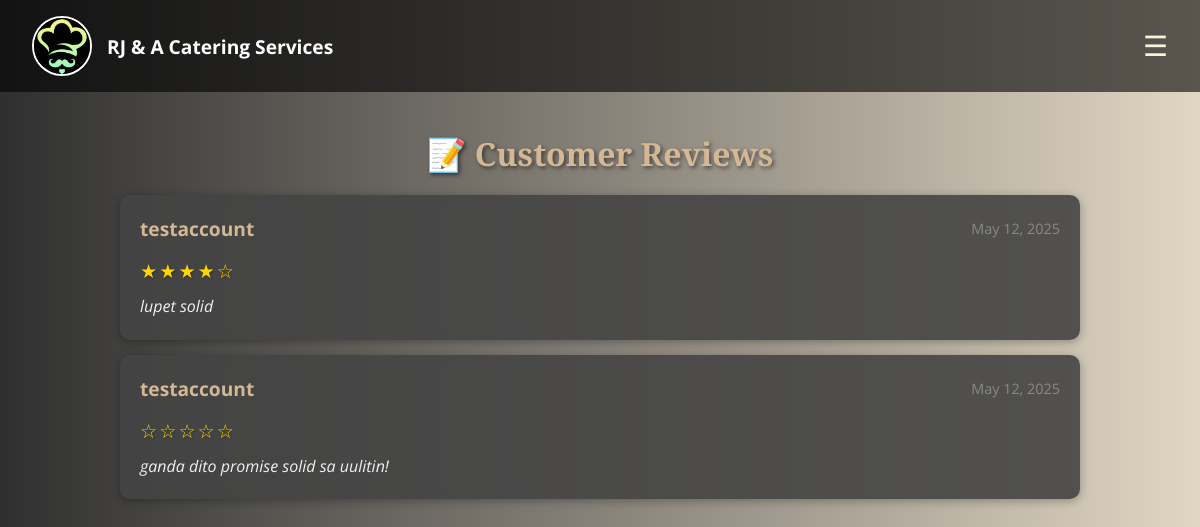
The app's page /show_reviews.php with its own data.
### tables this page shows
CREATE TABLE `orders` (
  `id` int(11) NOT NULL,
  `package_id` int(11) NOT NULL,
  `customer_name` varchar(255) NOT NULL,
  `address` text NOT NULL,
  `event_type` varchar(255) NOT NULL,
  `guest_count` int(11) NOT NULL,
  `selected_dishes` text DEFAULT NULL,
  `selected_desserts` text DEFAULT NULL,
  `lat` decimal(10,7) DEFAULT NULL,
  `lng` decimal(10,7) DEFAULT NULL,
  `created_at` timestamp NOT NULL DEFAULT current_timestamp(),
  `order_date` date DEFAULT NULL,
  `user_id` int(11) NOT NULL,
  `status` varchar(255) DEFAULT NULL,
  `payment_method` varchar(255) DEFAULT NULL,
  `reviews` text DEFAULT NULL,
  `rating` int(10) DEFAULT NULL,
  `total_price` int(10) DEFAULT NULL
);

CREATE TABLE `registertb` (
  `userid` int(10) UNSIGNED NOT NULL,
  `name` varchar(255) DEFAULT NULL,
  `username` varchar(255) DEFAULT NULL,
  `contact` varchar(20) DEFAULT NULL,
  `password` varchar(255) DEFAULT NULL,
  `checkpass` varchar(255) DEFAULT NULL,
  `role` varchar(20) DEFAULT 'user'
);

### show_reviews.php (the view, shortened to what this page needs)
<?php
include('connection.php');
$stmt = $conn->prepare("
    SELECT o.id, o.reviews, o.rating, o.created_at, r.name as customer_name
    FROM orders o
    JOIN registertb r ON o.user_id = r.userid
    WHERE o.reviews IS NOT NULL
    ORDER BY o.created_at DESC
");
$stmt->execute();
$result = $stmt->get_result();
?>
<!DOCTYPE html>
<html lang="en">
<head>
</head>
<body>
    <div class="background-slider"></div>
    <nav>
        <div class="nav-left">
            <img src="logo.jfif" alt="Logo" class="logo-img">
            <span style="color: white; font-size: 1.2em; font-weight: bold;">RJ & A Catering Services</span>
        </div>
        <button class="menu-toggle" onclick="toggleMenu()">☰</button>
    </nav>
    <div class="container">
        <h2>📝 Customer Reviews</h2>
        <?php if ($result->num_rows > 0): ?>
            <?php while ($row = $result->fetch_assoc()): ?>
                <div class="review-card">
                    <div class="review-header">
                        <span class="customer-name"><?= htmlspecialchars($row['customer_name']) ?></span>
                        <span class="review-date"><?= date('F j, Y', strtotime($row['created_at'])) ?></span>
                    </div>
                    <div class="star-rating">
                        <?php
                        $rating = $row['rating'];
                        for ($i = 1; $i <= 5; $i++) {
                            if ($i <= $rating) {
                                echo "★";
                            } else {
                                echo "☆";
                            }
                        }
                        ?>
                    </div>
                    <div class="review-text">
                        <?= nl2br(htmlspecialchars($row['reviews'])) ?>
                    </div>
                </div>
            <?php endwhile; ?>
        <?php else: ?>
            <div class="no-reviews">
                <p>No reviews yet.</p>
            </div>
        <?php endif; ?>
    </div>
</body>
</html>

### show_reviews.php (style rules this page uses)
* { margin: 0; padding: 0; box-sizing: border-box; }
body, html { height: 100%; font-family: 'Open Sans', sans-serif; }
body { background: linear-gradient(to right, #2f2f2f, #e0d6c3); color: #fff; overflow-x: hidden; }
.background-slider { position: fixed; top: 0; left: 0; width: 100%; height: 100%; z-index: -1; animation: slide 30s infinite; background-size: cover; background-position: center; }
nav { background-color: rgba(0, 0, 0, 0.6); display: flex; justify-content: space-between; padding: 1rem 2rem; align-items: center; position: relative; z-index: 1000; }
.nav-left { display: flex; align-items: center; gap: 15px; }
.logo-img { width: 60px; height: 60px; border-radius: 50%; object-fit: cover; border: 2px solid white; box-shadow: 0 0 5px rgba(0,0,0,0.2); }
.container { margin: 20px auto; padding: 20px; max-width: 1000px; position: relative; z-index: 1; }
h2 { color: #d4b895; margin-bottom: 20px; font-family: 'Playfair Display', serif; text-align: center; font-size: 2em; text-shadow: 2px 2px 4px rgba(0,0,0,0.5); }
.review-card { background-color: rgba(68, 68, 68, 0.9); padding: 20px; border-radius: 10px; margin-bottom: 15px; box-shadow: 0 2px 10px rgba(0, 0, 0, 0.3); transition: transform 0.3s ease; backdrop-filter: blur(5px); }
.review-header { display: flex; justify-content: space-between; align-items: center; margin-bottom: 15px; }
.customer-name { font-size: 1.2rem; font-weight: bold; color: #d4b895; }
.review-date { color: #888; font-size: 0.9em; }
.star-rating { color: #ffd700; font-size: 1.2em; margin: 10px 0; letter-spacing: 2px; text-shadow: 1px 1px 2px rgba(0,0,0,0.3); }
.review-text { color: #f1f1f1; line-height: 1.6; font-style: italic; margin-top: 10px; }
.menu-toggle { font-size: 28px; background: none; border: none; color: beige; cursor: pointer; display: block; }

### records on screen
orders: registertb.name "testaccount", created_at "May 12, 2025", rating 4 (drawn), reviews "lupet solid"
orders: registertb.name "testaccount", created_at "May 12, 2025", reviews "ganda dito promise solid sa uulitin!"
